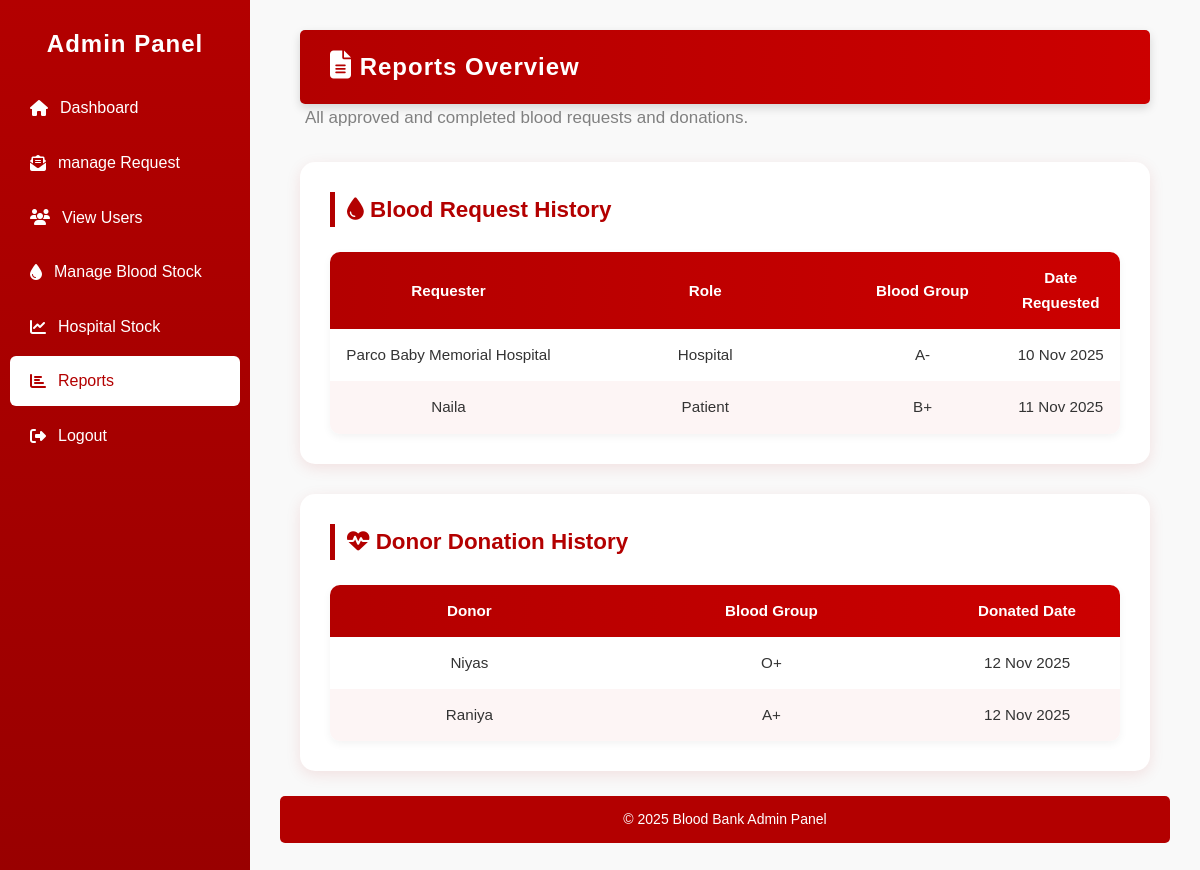
The page /view_reports/ (signed in) on the database as committed earlier.
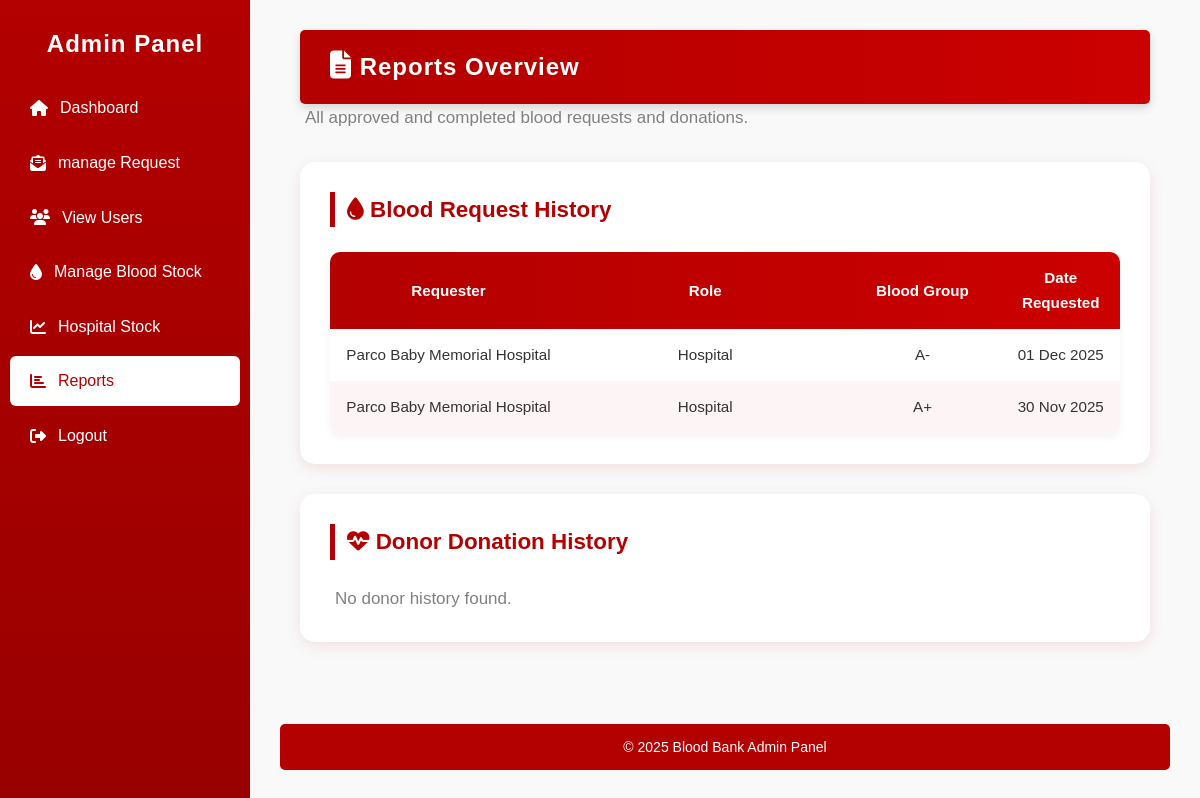
The same page on the database as committed later.
### BB_app/models.py (models this page shows, shortened)
class BloodRequest(models.Model):
    hospital = models.ForeignKey(HospitalProfile, on_delete=models.CASCADE, related_name="blood_requests")
    blood_group = models.CharField(
        max_length=3,
        choices=[
            ('A+', 'A+'), ('A-', 'A-'),
            ('B+', 'B+'), ('B-', 'B-'),
            ('O+', 'O+'), ('O-', 'O-'),
            ('AB+', 'AB+'), ('AB-', 'AB-'),
        ]
    )
    units_requested = models.PositiveIntegerField()
    date_required = models.DateField()
    is_emergency = models.BooleanField(default=False)
    request_date = models.DateTimeField(auto_now_add=True)
    status_choices = [
        ('Pending', 'Pending'),
        ('Approved', 'Approved'),
        ('Rejected', 'Rejected'),
        ('Completed', 'Completed'),
        ('Expired', 'Expired'),
    ]
    status = models.CharField(max_length=10, choices=status_choices, default='Pending')

class HospitalProfile(models.Model):
    user = models.OneToOneField(User, on_delete=models.CASCADE)
    hospital_name = models.CharField(max_length=150)
    hospital_id = models.CharField(max_length=50)
    location = models.TextField()
    contact = models.CharField(max_length=15)
    email = models.EmailField()
    Hospital_Logo = models.ImageField(upload_to='hospital_logos/', blank=True, null=True)
    storage_capacity = models.PositiveIntegerField(default=0)
    requests = models.TextField(blank=True, null=True)
    license_upload = models.FileField(upload_to='hospital_licenses/', blank=True, null=True)

class PatientBloodRequest(models.Model):
    patient = models.ForeignKey(PatientProfile, on_delete=models.CASCADE)
    units_Requested = models.PositiveIntegerField()
    hospital_Name = models.CharField(max_length=40)
    date_Required = models.DateField()
    is_Emergency = models.BooleanField(default=False)
    request_date = models.DateTimeField(auto_now_add=True)
    status_choices = [('Pending','Pending'),('Approved','Approved'),('Rejected','Rejected'),('Completed', 'Completed'),('Expired', 'Expired'),]
    status = models.CharField(max_length=10, choices=status_choices, default='Pending')

class PatientProfile(models.Model):
    user = models.OneToOneField(User, on_delete=models.CASCADE)
    full_name = models.CharField(max_length=100)
    age = models.PositiveIntegerField()
    gender = models.CharField(max_length=10, choices=[('Male','Male'),('Female','Female'),('Other','Other')])
    blood_group = models.CharField(max_length=3, choices=[('A+','A+'),('A-','A-'),('B+','B+'),('B-','B-'),
                                                                 ('O+','O+'),('O-','O-'),('AB+','AB+'),('AB-','AB-')])
    contact_number = models.CharField(max_length=15)
    email = models.EmailField()
    address = models.TextField()
    hospital_name = models.CharField(max_length=100, blank=True, null=True)
    disease_condition = models.TextField(blank=True, null=True)
    notes = models.TextField(blank=True, null=True)
    prescription = models.FileField(upload_to='prescriptions/', blank=True, null=True)

class DonorAppointmentRequest(models.Model):
    donor = models.ForeignKey(User, on_delete=models.CASCADE)
    responses = models.JSONField()  # to store answers as JSON
    submitted_on = models.DateTimeField(auto_now_add=True)
    status = models.CharField(max_length=20, choices=[
        ('Pending', 'Pending'),
        ('Date Sent', 'Date Sent'),
        ('Accepted', 'Accepted'),
        ('Rejected', 'Rejected'),
        ('Donated', 'Donated'),
        ], default='Pending')
    remarks = models.TextField(blank=True, null=True)
    donation_date = models.DateField(blank=True, null=True)
    donation_time = models.TimeField(blank=True, null=True)

class DonorProfile(models.Model):
    user = models.OneToOneField(User, on_delete=models.CASCADE)
    full_name = models.CharField(max_length=100)
    age = models.PositiveIntegerField()
    gender = models.CharField(max_length=10, choices=[('Male','Male'),('Female','Female'),('Other','Other')])
    blood_group = models.CharField(max_length=3, choices=[('A+','A+'),('A-','A-'),('B+','B+'),('B-','B-'),
                                                          ('O+','O+'),('O-','O-'),('AB+','AB+'),('AB-','AB-')])
    address = models.TextField()
    contact_number = models.CharField(max_length=15)
    email = models.EmailField()
    profile_pic = models.ImageField(upload_to='donor_profiles/', blank=True, null=True)
    weight = models.FloatField()

### BB_app/views.py (the view)
# urls.py: path('view_reports/', views.view_reports, name='view_reports'),
@admin_required
def view_reports(request):
    hospital_reports = BloodRequest.objects.filter(status__in=['Approved', 'Completed']).order_by('-id')
    patient_reports = PatientBloodRequest.objects.filter(status__in=['Approved', 'Completed']).order_by('-id')
    donor_reports = DonorAppointmentRequest.objects.filter(status__in=['Accepted', 'Donated']).order_by('-id')
    context = {
        'hospital_reports': hospital_reports,
        'patient_reports': patient_reports,
        'donor_reports': donor_reports,
    }
    return render(request, 'view_reports.html', context)

### BB_app/views.py (called while the page is built)
def admin_required(view_func):
    return user_passes_test(lambda u: u.is_superuser, login_url='login')(view_func)

### BB_app/templates/view_reports.html (shortened to what this page needs)
{% extends 'admin_master.html' %}
{% block content %}
<div class="container mt-5">
    <div class="card shadow-lg p-4">
        <div class="dashboard-header mb-4 text-center">
            <h2><i class="fa fa-file-alt text-danger"></i> Reports Overview</h2>
        </div>
        <p class="text-muted">All approved and completed blood requests and donations.</p>
        <div class="hospital-stock-card fade-in">
            <h3 class="stock-title"><i class="fa fa-tint"></i> Blood Request History</h3>
            {% if hospital_reports or patient_reports %}
            <div class="table-responsive">
                <table class="table custom-table align-middle text-center">
                    <thead class="table-dark text-center">
                        <tr>
                            <th>Requester</th>
                            <th>Role</th>
                            <th>Blood Group</th>
                            <th>Date Requested</th>
                        </tr>
                    </thead>
                    <tbody>
                        {% for req in hospital_reports %}
                        <tr>
                            <td>{{ req.hospital.hospital_name }}</td>
                            <td>Hospital</td>
                            <td>{{ req.blood_group }}</td>
                            <td>{{ req.date_required|date:"d M Y" }}</td>
                        </tr>
                        {% endfor %}
                        {% for req in patient_reports %}
                        <tr>
                            <td>{{ req.patient.user.username }}</td>
                            <td>Patient</td>
                            <td>{{ req.patient.blood_group }}</td>
                            <td>{{ req.date_Required|date:"d M Y" }}</td>
                        </tr>
                        {% endfor %}
                    </tbody>
                </table>
            </div>
            {% else %}
            <p class="text-muted text-center">No hospital or patient requests found.</p>
            {% endif %}
        </div>
        <div class="hospital-stock-card fade-in">
            <h3 class="stock-title"><i class="fa fa-heartbeat"></i> Donor Donation History</h3>
            {% if donor_reports %}
            <div class="table-responsive">
                <table class="table custom-table align-middle text-center">
                    <thead class="table-dark text-center">
                        <tr>
                            <th>Donor</th>
                            <th>Blood Group</th>
                            <th>Donated Date</th>
                        </tr>
                    </thead>
                    <tbody>
                        {% for req in donor_reports %}
                        <tr>
                            <td>{{ req.donor.username }}</td>
                            <td>{{ req.donor.donorprofile.blood_group }}</td>
                            <td>{{ req.donation_date|date:"d M Y" }}</td>
                        </tr>
                        {% endfor %}
                    </tbody>
                </table>
            </div>
            {% else %}
            <p class="text-muted text-center">No donor history found.</p>
            {% endif %}
        </div>
    </div>
</div>
{% endblock %}

Rows that differ between the two databases and show on the page:
removed BloodRequest: hospital.hospital_name "Parco Baby Memorial Hospital", blood_group "A-", date_required "10 Nov 2025"
removed PatientBloodRequest: patient.user.username "Naila", patient.blood_group "B+", date_Required "11 Nov 2025"
removed DonorAppointmentRequest: donor.username "Niyas", donor.donorprofile.blood_group "O+", donation_date "12 Nov 2025"
removed DonorAppointmentRequest: donor.username "Raniya", donor.donorprofile.blood_group "A+", donation_date "12 Nov 2025"
added BloodRequest: hospital.hospital_name "Parco Baby Memorial Hospital", blood_group "A-", date_required "01 Dec 2025"
added BloodRequest: hospital.hospital_name "Parco Baby Memorial Hospital", blood_group "A+", date_required "30 Nov 2025"
Other text that changed with them:
text no longer shown: "Donor Blood Group Donated Date"
text now shown: "No donor history found."
